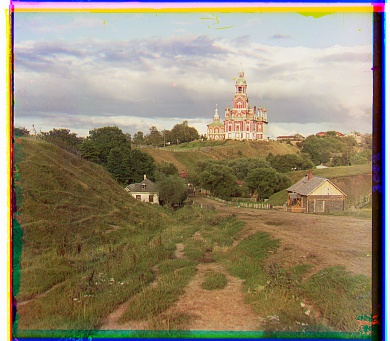
#> input picture assets/cathedral.jpg, 390 x 341 px, found by its file name
$ jupyter execute --allow-errors main.ipynb
#> lines starting #> are read from the running program, lines starting #| are printed output that depends on the picture
# import

[cell 1]
import matplotlib.pyplot as plt
from PIL import Image
import numpy as np

# load image

[cell 2]
input_file='coms4732_hw1_data/coms4732_hw1_data/cathedral.jpg'
output_file='coms4732_hw1_data/coms4732_hw1_data/aligned.jpg'

[cell 3]
img = np.asarray(Image.open(input_file)).astype(np.float32)

[cell 4]
print("shape:", img.shape, "dtype:", img.dtype, "min/max:", img.min(), img.max())
#| shape: (341, 390, 3) dtype: float32 min/max: 0.0 255.0

[cell 5]
channel_height = img.shape[0]//3
#> channel_height = 113
blue_channel = img[:channel_height,:]
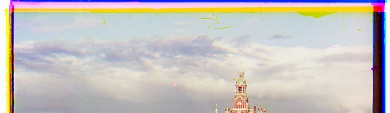
#> blue_channel: shape (113, 390, 3) float32; mean R, G, B 198.6, 194.2, 191.1
green_channel = img[channel_height:channel_height*2,:]
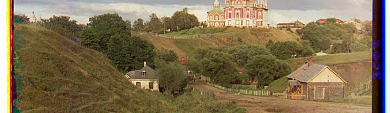
#> green_channel: shape (113, 390, 3) float32; mean R, G, B 131, 114.1, 83.3
red_channel = img[channel_height*2:channel_height*3,:]
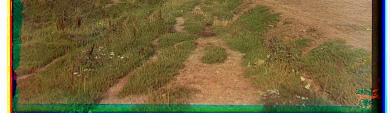
#> red_channel: shape (113, 390, 3) float32; mean R, G, B 116.9, 103.6, 63

# show image

[cell 6]
def show_image(red_channel, green_channel, blue_channel):
    if red_channel.dtype == np.uint16:
        base=65535
        plt.figure(figsize=(10,10))
    else:
        base=255
        plt.figure(figsize=(8,8))
    rgb = np.stack((red_channel/base, green_channel/base, blue_channel/base),axis=2)
    rgb=(rgb-rgb.min()) / (rgb.max()-rgb.min()+0.00001)
    plt.axis('off')
    plt.imshow(rgb)
    return rgb

# crop image

[cell 7]
def crop_in(channel, percent=10):
#> called with percent = 10
    border=channel.shape[1]//percent
#> border = 39
    return channel[border:-border,border:-border]

[cell 8]
blue_channel_cropped = crop_in(blue_channel)
green_channel_cropped = crop_in(green_channel)
red_channel_cropped = crop_in(red_channel)

# L2

## L2 - single-scale alignment

[cell 9]
def align_L2_single_scale(img_a, img_b, displacement=15):
#> called with displacement = 15
    crop_img_a = crop_in(img_a)
    min_L2=float("inf")
    min_dx,min_dy=0,0
    for dx in range(-displacement,displacement+1):
        for dy in range(-displacement,displacement+1):
            roll_img_b=np.roll(img_b,(dx,dy),axis=(1,0))
            crop_img_b=crop_in(roll_img_b)
            L2=np.sqrt(np.sum((crop_img_a-crop_img_b)**2))
            if min_L2>L2:
                min_L2=L2
                min_dx=dx
                min_dy=dy
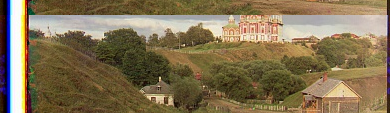
#> roll_img_b: shape (113, 390, 3) float32; mean R, G, B 131, 114.1, 83.3
#> after the loop, min_L2 = 22414.6; min_dx = -15; min_dy = 15
    return min_dx,min_dy

[cell 10]
green_dx,green_dy=align_L2_single_scale(blue_channel,green_channel)
#> green_dx = -15; green_dy = 15
red_dx,red_dy=align_L2_single_scale(blue_channel,red_channel)
#> call 2 of align_L2_single_scale, with displacement = 15
#> after the loop in align_L2_single_scale (call 2), `for dx in range(-displacement,displacement+1):`:
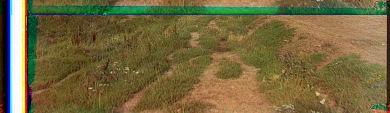
#> roll_img_b: shape (113, 390, 3) float32; mean R, G, B 116.9, 103.6, 63

green=np.roll(green_channel, (green_dx, green_dy),axis=(1,0))
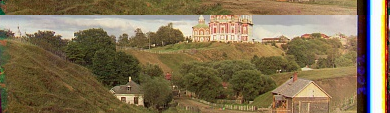
#> green: shape (113, 390, 3) float32; mean R, G, B 131, 114.1, 83.3
red=np.roll(red_channel, (red_dx, red_dy),axis=(1,0))
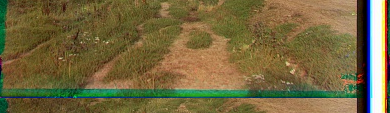
#> red: shape (113, 390, 3) float32; mean R, G, B 116.9, 103.6, 63
print(f"green channel shift x:{green_dx} y:{green_dy}")
#| green channel shift x:-15 y:15
print(f"red channel shift x:{red_dx} y:{red_dy}")
#| red channel shift x:-15 y:-15

#> (the rest of this cell did not finish here and is left out)

## L2 - multi-scale pyramid alignment

[cell 11]
def downscale_mean(img,scale):
    (H,W)=img.shape
    H1=(H//scale)* scale
    W1=(W//scale)* scale
    img = img[:H1,:W1]
    img = img.reshape(H1//scale, scale, W1//scale,scale)
    return img.mean(axis=(1,3))

[cell 12]
def align_L2_pyramid_multi_scale(img_a, img_b, displacement=30):
#> called with displacement = 30
    a=img_a
    b=img_b
    total_dx=0
    total_dy=0
    for i in range(1,5):
        scale=16//2**i
        d=displacement//i
        img_a=downscale_mean(a,scale)
        img_b=downscale_mean(b,scale)
        crop_img_a = crop_in(img_a)
        min_L2=float("inf")
        min_dx,min_dy=0,0
        for dx in range(-d,d+1):
            for dy in range(-d,d+1):
                roll_img_b=np.roll(img_b,(dx,dy),axis=(1,0))
                crop_img_b=crop_in(roll_img_b)
                L2=np.sqrt(np.sum((crop_img_a-crop_img_b)**2))
                if min_L2>L2:
                    min_L2=L2
                    min_dx=dx
                    min_dy=dy
        b=np.roll(b,(min_dx*scale,min_dy*scale),axis=(1,0))
        total_dx+=min_dx*scale
        total_dy+=min_dy*scale
    return total_dx,total_dy

#> (a cell that did not finish here is left out)

# NCC

## normalize

[cell 14]
def normalize(img):
    avg=img.mean()
    return (img-avg)/(np.sqrt(((img-avg)**2).sum())+0.00001)

## NCC - single-scale alignment

[cell 15]
def align_NCC_single_scale(img_a, img_b, displacement=15):
    crop_img_a = crop_in(img_a)
    norm_a = normalize(crop_img_a)
    max_NCC=-float("inf")
    min_dx,min_dy=0,0
    for dx in range(-displacement,displacement+1):
        for dy in range(-displacement,displacement+1):
            roll_img_b=np.roll(img_b,(dx,dy),axis=(1,0))
            crop_img_b=crop_in(roll_img_b)
            norm_b=normalize(crop_img_b)
            NCC = (norm_a*norm_b).sum()
            if NCC>max_NCC:
                max_NCC=NCC
                min_dx=dx
                min_dy=dy
    return min_dx,min_dy

[cell 16]
green_dx,green_dy=align_NCC_single_scale(blue_channel,green_channel)
red_dx,red_dy=align_NCC_single_scale(blue_channel,red_channel)
#> call 2 of align_NCC_single_scale, with displacement = 15
#> after the loop in align_NCC_single_scale (call 2), `for dx in range(-displacement,displacement+1):`:
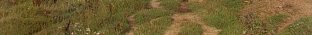
#> crop_img_b: shape (35, 312, 3) float32; mean R, G, B 114.1, 95.7, 50

green=np.roll(green_channel, (green_dx, green_dy),axis=(1,0))
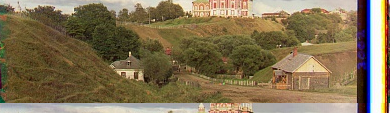
#> green: shape (113, 390, 3) float32; mean R, G, B 131, 114.1, 83.3
red=np.roll(red_channel, (red_dx, red_dy),axis=(1,0))
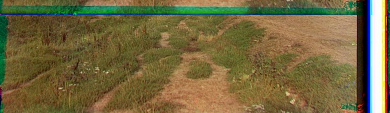
#> red: shape (113, 390, 3) float32; mean R, G, B 116.9, 103.6, 63
print(f"green channel shift x:{green_dx} y:{green_dy}")
#| green channel shift x:-15 y:-10
print(f"red channel shift x:{red_dx} y:{red_dy}")
#| red channel shift x:-15 y:15

#> (the rest of this cell did not finish here and is left out)

## NCC - multi-scale pyramid alignment

[cell 17]
def align_NCC_pyramid_multi_scale(img_a, img_b, displacement=15):
#> called with displacement = 15
    a=img_a
    b=img_b
    total_dx=0
    total_dy=0
    for i in range(1,5):
        scale=16//2**i
        d=displacement//i
        img_a=downscale_mean(a,scale)
        img_b=downscale_mean(b,scale)
        crop_img_a = crop_in(img_a)
        norm_a = normalize(crop_img_a)
        max_NCC=-float("inf")
        min_dx,min_dy=0,0
        for dx in range(-d,d+1):
            for dy in range(-d,d+1):
                roll_img_b=np.roll(img_b,(dx,dy),axis=(1,0))
                crop_img_b=crop_in(roll_img_b)
                norm_b=normalize(crop_img_b)
                NCC = (norm_a*norm_b).sum()
                if NCC>max_NCC:
                    max_NCC=NCC
                    min_dx=dx
                    min_dy=dy
        b=np.roll(b,(min_dx*scale,min_dy*scale),axis=(1,0))
        total_dx+=min_dx*scale
        total_dy+=min_dy*scale
    return total_dx,total_dy
